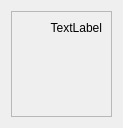
<?xml version="1.0" encoding="UTF-8"?>
<ui version="4.0">
 <class>AssetBrowserElement</class>
 <widget class="QWidget" name="AssetBrowserElement">
  <property name="geometry">
   <rect>
    <x>0</x>
    <y>0</y>
    <width>123</width>
    <height>128</height>
   </rect>
  </property>
  <property name="maximumSize">
   <size>
    <width>256</width>
    <height>256</height>
   </size>
  </property>
  <property name="windowTitle">
   <string>Form</string>
  </property>
  <layout class="QVBoxLayout" name="verticalLayout">
   <item>
    <widget class="QFrame" name="frame">
     <property name="minimumSize">
      <size>
       <width>0</width>
       <height>0</height>
      </size>
     </property>
     <property name="maximumSize">
      <size>
       <width>16777215</width>
       <height>16777215</height>
      </size>
     </property>
     <property name="frameShape">
      <enum>QFrame::StyledPanel</enum>
     </property>
     <property name="frameShadow">
      <enum>QFrame::Plain</enum>
     </property>
     <layout class="QVBoxLayout" name="verticalLayout_2">
      <item>
       <widget class="QLabel" name="labelTitle">
        <property name="sizePolicy">
         <sizepolicy hsizetype="Preferred" vsizetype="Preferred">
          <horstretch>0</horstretch>
          <verstretch>0</verstretch>
         </sizepolicy>
        </property>
        <property name="maximumSize">
         <size>
          <width>128</width>
          <height>39</height>
         </size>
        </property>
        <property name="text">
         <string>TextLabel</string>
        </property>
        <property name="alignment">
         <set>Qt::AlignRight|Qt::AlignTrailing|Qt::AlignVCenter</set>
        </property>
       </widget>
      </item>
      <item>
       <widget class="QLabel" name="Preview">
        <property name="sizePolicy">
         <sizepolicy hsizetype="Preferred" vsizetype="Expanding">
          <horstretch>0</horstretch>
          <verstretch>0</verstretch>
         </sizepolicy>
        </property>
        <property name="minimumSize">
         <size>
          <width>0</width>
          <height>0</height>
         </size>
        </property>
        <property name="maximumSize">
         <size>
          <width>128</width>
          <height>128</height>
         </size>
        </property>
        <property name="text">
         <string/>
        </property>
        <property name="pixmap">
         <pixmap resource="resources.qrc">:/res/cross.png</pixmap>
        </property>
        <property name="scaledContents">
         <bool>false</bool>
        </property>
        <property name="alignment">
         <set>Qt::AlignCenter</set>
        </property>
       </widget>
      </item>
     </layout>
    </widget>
   </item>
  </layout>
 </widget>
 <resources>
  <include location="resources.qrc"/>
 </resources>
 <connections/>
</ui>
